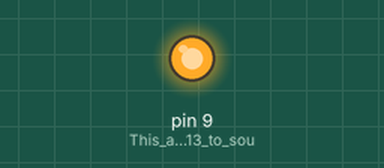
Simulated run of this sketch. Board: Arduino Uno, built with avr-gcc and run on an emulated ATmega328P. On the bench: output pins drawn as LEDs (lit = HIGH).

Above: at 0.05 s.
At 2.0 s:
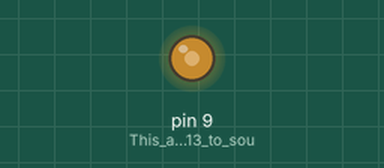
At 7.0 s:
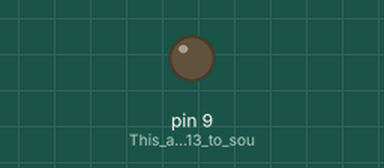
Timing chart, 0 to 9.1 s (numbered marks = the images above):
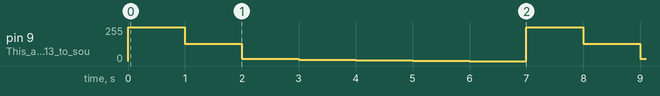

Measured:
- by itself, pin 9 (This_allows_PIN_13_to_sou): repeats every 7.0 s: 128/255 1.0 s, 16/255 1.0 s, 8/255 1.0 s, 4/255 1.0 s, 2/255 1.0 s, 0/255 1.0 s, 255/255 1.0 s

The sketch:

HeartBeatPrimerv2__Analog_Write_.ino
```cpp
void setup()
{
  pinMode(9,OUTPUT); //This allows PIN 13 to source a lot of electricity (a lot of amps)

}


void loop()
{
  analogWrite(9,255); //always on
  delay(1000);
  analogWrite(9,128); // on half the time
  delay(1000);
  analogWrite(9,32);
  analogWrite(9,16);
  delay(1000);
  analogWrite(9,8);
  delay(1000);
  analogWrite(9,4);
  delay(1000);
  analogWrite(9,2);
  delay(1000);
  analogWrite(9,0);
  delay(1000);

}
```
